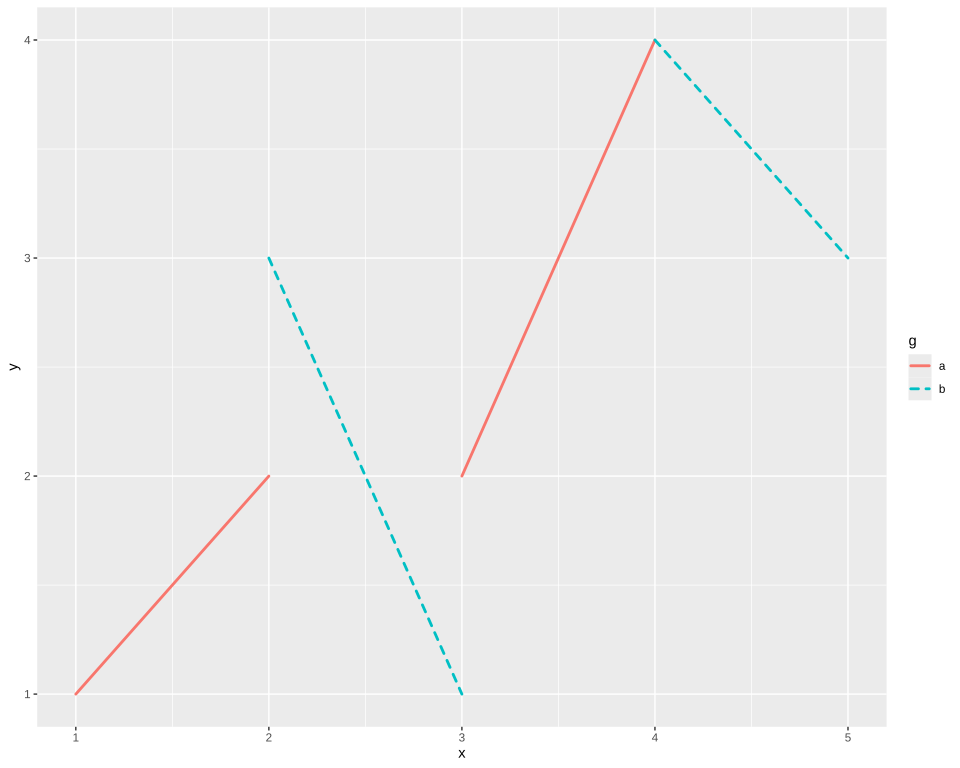

The script that drew this image:
# The plot test/golden/segment.svg draws, drawn by ggplot2 itself, as ggplot2's own visual tests
# draw their snapshots: the independent check on that golden whenever it changes. The suite never
# runs this; it needs R, ggplot2 and vdiffr, saved as the Docker image giggly-r:ggplot2-4.0.3. From
# the repository's root:
#
#   docker run --rm -v "$PWD/test/golden":/golden:ro giggly-r:ggplot2-4.0.3 \
#     Rscript /golden/segment.R > segment.ggplot2.svg
#
# and compare the two drawings element by element, as test/golden/line_missing.R does.
#
# Four segments, colour and line type mapped to one variable, drawn with round ends: each row a
# straight line in its own colour and line type, in row order, and the legend's keys a path's.
# First checked with ggplot2 4.0.3 and vdiffr 1.0.9: every element and clip path matches, the x axis
# drawn before the y as in test/golden/point.svg.

library(ggplot2)

df <- data.frame(
  x = c(1, 2, 3, 4), y = c(1, 3, 2, 4),
  xend = c(2, 3, 4, 5), yend = c(2, 1, 4, 3),
  g = c("a", "b", "a", "b")
)
plot <- ggplot(df, aes(x, y, xend = xend, yend = yend, colour = g, linetype = g)) +
  geom_segment(linewidth = 1, lineend = "round") + theme_gray()

file <- tempfile(fileext = ".svg")
vdiffr::write_svg(plot, file)
cat(readLines(file), sep = "\n")
